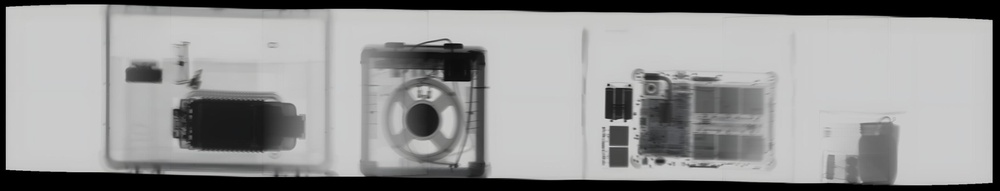
#> input picture xray.jpg, 1000 x 191 px, shrunk from 2942 x 562 before the run
$ jupyter execute TrabalhoPDI.ipynb
#> lines starting #> are read from the running program, lines starting #| are printed output that depends on the picture; after the words box and inside, x2 and y2 are one past the last pixel; in counts of white or black regions, pixels touching at a corner belong together
[cell 1]
import numpy as np
import matplotlib.pyplot as plt
from skimage import io, color, exposure, morphology
from skimage.filters import threshold_otsu, gaussian
from skimage.morphology import opening, closing, remove_small_objects, disk
from skimage.measure import label, regionprops
from scipy.ndimage import distance_transform_edt
from skimage.util import img_as_ubyte

# Função para exibir a imagem
def show_images(images, titles, cmap='gray'):
    n = len(images)
    cols = 4  # Definindo um número fixo de colunas para a grade
    rows = (n + cols - 1) // cols  # Calculando o número de linhas necessário
    plt.figure(figsize=(15, 5 * rows))

    for i, (image, title) in enumerate(zip(images, titles)):
        plt.subplot(rows, cols, i + 1)
        plt.imshow(image, cmap=cmap)
        plt.title(title)
        plt.axis('off')

    plt.tight_layout()
    plt.show()

# Função para calcular o raio automaticamente baseado na distância entre os objetos
def calcular_raio_por_distancia(binary_image):
    # Aplica a transformada da distância na imagem binária
    distance = distance_transform_edt(binary_image)

    # Calcula o valor máximo da distância (maior distância ao fundo)
    max_distance = np.max(distance)

    # Usa uma fração da maior distância para definir o raio dos elementos estruturantes
    raio_abertura = max_distance * 0.08 # 8% da maior distância para abertura
    raio_fechamento = max_distance * 0.20  # 20% da maior distância para fechamento

    return int(np.clip(raio_abertura, 1, 20)), int(np.clip(raio_fechamento, 1, 20))

# Carregar a imagem
image_path = 'xray.jpg'
image = io.imread(image_path)
#> image is the input picture: shape (191, 1000, 3); mean R, G, B 149.2, 149.4, 149.2

# Converter a imagem para escala de cinza
image_gray = color.rgb2gray(image, channel_axis=-1)

# Aplicar filtro Gaussiano
gaussian_filtered = gaussian(image_gray, sigma=1)

# Equalizar o histograma da imagem
image_equalized = exposure.equalize_hist(gaussian_filtered)
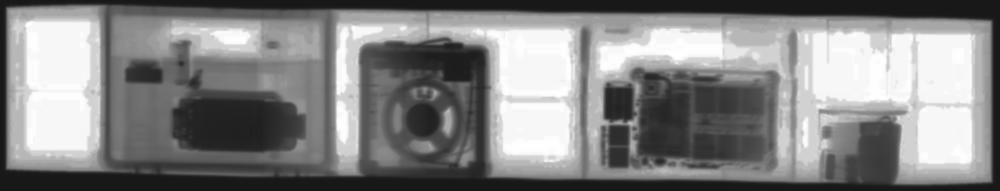
#> image_equalized: shape (191, 1000) float64; min 0.0948, max 1, mean 0.524

# Calcular o limiar usando o método de Otsu
thresh = threshold_otsu(image_equalized)
#> thresh = 0.542

# Binarizar a imagem usando o limiar calculado
b2 = image_equalized < thresh
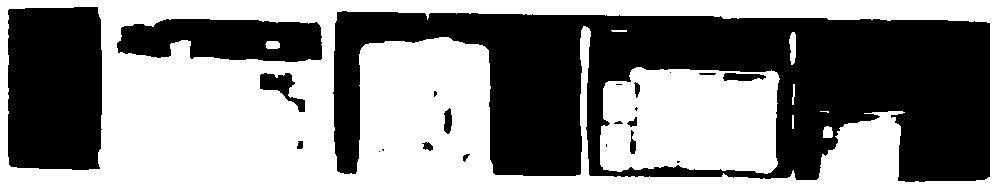
#> b2: shape (191, 1000) bool; 53.6% white; 22 black regions (9 under 20 px), largest, box (x1, y1, x2, y2) and area: (333, 11, 990, 182) 65111, (8, 7, 102, 170) 14900, (117, 19, 322, 62) 7002
b1 = image_equalized > threshold_otsu(b2 * image_equalized)
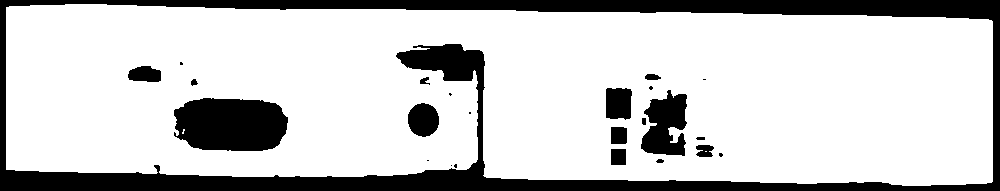
#> b1: shape (191, 1000) bool; 79.6% white; 24 black regions (9 under 20 px), largest, box (x1, y1, x2, y2) and area: (0, 0, 1000, 191) 28766, (174, 98, 288, 151) 5125, (641, 90, 687, 156) 2071
binary_image = b1 * b2
#> binary_image: shape (191, 1000) bool; 33.3% white; 11 white regions (3 under 20 px), largest, box (x1, y1, x2, y2) and area: (6, 4, 993, 186) 50143, (600, 67, 780, 174) 12851, (789, 32, 796, 65) 180


# Calcula o raio automaticamente usando a transformada da distância
raio_abertura, raio_fechamento = calcular_raio_por_distancia(binary_image)
#> in calcular_raio_por_distancia, `distance = distance_transform_edt(binary_image)`:
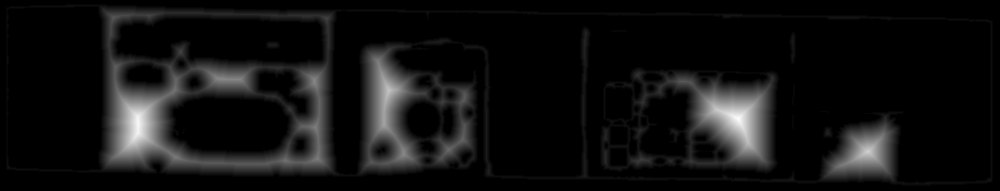
#> distance: shape (191, 1000) float64; min 0, max 38, mean 2.6; drawn with min black and max white
#> in calcular_raio_por_distancia, `max_distance = np.max(distance)`: max_distance = 38
#> in calcular_raio_por_distancia, `raio_abertura = max_distance * 0.08`: raio_abertura = 3.04
#> in calcular_raio_por_distancia, `raio_fechamento = max_distance * 0.20`: raio_fechamento = 7.6
#> raio_abertura = 3; raio_fechamento = 7

# Cria os elementos estruturantes com os raios calculados
oelem = disk(raio_abertura)  # Elemento para abertura
celem = disk(raio_fechamento)  # Elemento para fechamento

# Aplicar a operação de abertura
opened_image = opening(binary_image, oelem)
#> opened_image: shape (191, 1000) bool; 29.2% white; 21 white regions, largest, box (x1, y1, x2, y2) and area: (98, 4, 339, 177) 25751, (356, 41, 478, 177) 11732, (621, 67, 780, 174) 10316

# Aplicar a operação de fechamento
closed_image = closing(opened_image, celem)
#> closed_image: shape (191, 1000) bool; 31.2% white; 9 white regions, largest, box (x1, y1, x2, y2) and area: (98, 0, 339, 177) 27215, (356, 41, 494, 178) 13342, (579, 67, 780, 181) 13300

# Remover pequenos objetos
cleaned_image = remove_small_objects(closed_image, min_size=10000)
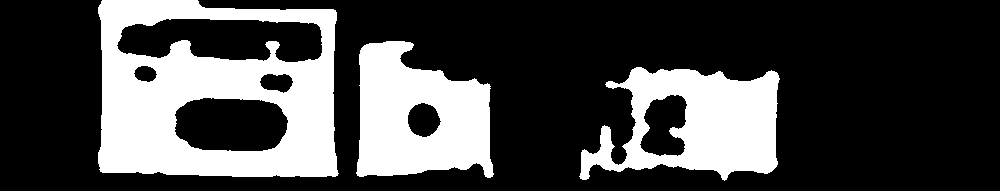
#> cleaned_image: shape (191, 1000) bool; 28.2% white; 3 white regions, box (x1, y1, x2, y2) and area: (98, 0, 339, 177) 27215, (356, 41, 494, 178) 13342, (579, 67, 780, 181) 13300

# Converter para formato uint8 para exibição
binary_image_uint8 = img_as_ubyte(binary_image)
opened_image_uint8 = img_as_ubyte(opened_image)
closed_image_uint8 = img_as_ubyte(closed_image)
cleaned_image_uint8 = img_as_ubyte(cleaned_image)

# Exibir as imagens
show_images(
    [image_gray, gaussian_filtered, image_equalized, binary_image_uint8,
     opened_image_uint8, closed_image_uint8, cleaned_image_uint8],
    ['Imagem Cinza', 'Gaussian', 'Imagem Equalizada', 'Imagem Binarizada',
     'Abertura', 'Fechamento', 'Objetos Removidos']
)
#> in show_images, `rows = (n + cols - 1) // cols`: rows = 2
#> the loop in show_images, `for i, (image, title) in enumerate(zip(images, titles)):` made 7 passes
#> title on passes 1 to 7: 'Imagem Cinza', 'Gaussian', 'Imagem Equalizada', 'Imagem Binarizada', 'Abertura', 'Fechamento', 'Objetos Removidos'

[cell 2]
# Segmentação
def segmentation(binary_image):
    labels = np.zeros(binary_image.shape)

    n_lines = binary_image.shape[0]
#> n_lines = 191
    n_columns = binary_image.shape[1]
#> n_columns = 1000

    for l in range(n_lines):
        for c in range(n_columns):
            if binary_image[l,c] == 0:
                labels[l,c] = 0
                continue


            viz1 = labels[l-1, c] if l > 0 else 0  # Vizinho de cima
            viz2 = labels[l-1, c-1] if l > 0 and c > 0 else 0  # Vizinho diagonal esquerda acima \
            viz3 = labels[l, c-1] if c > 0 else 0  # Vizinho da esquerda
            viz4 = labels[l-1, c+1] if l > 0 and c < n_columns - 1 else 0  # Vizinho diagonal direita acima /


            neighs = {viz1, viz2, viz3, viz4}
            neighs.discard(0) #remove elementos 0 (pixels invalidos) do conjunto

            neights_list = list(neighs) #coverte o objeto neighs iteravél em uma lista

            if (len(neights_list) == 0): #se não tiver nenhum vizinho rotulado, cria um novo rotulo
                 labels[l, c] = np.max(labels) + 1

            elif (len(neights_list) == 1):
                labels[l,c] = neights_list[0]
            else:
                min_neigh = min(neighs) #com mais de um vizinho rotulado, pega o menor rotulo, e atribui ao pixel e seus vizinhos
                for neigh in neighs:
                    labels[labels == neigh] = min_neigh
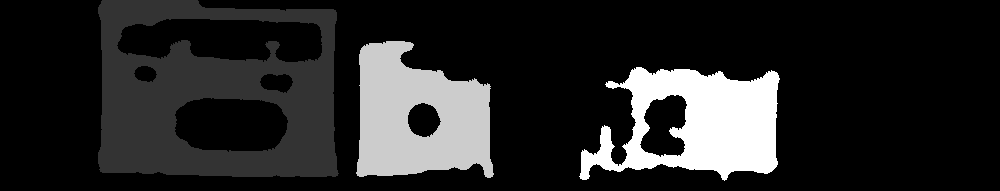
#> labels: shape (191, 1000) float64; min 0, max 5, mean 0.769; drawn with min black and max white

    return labels

segm = segmentation(cleaned_image_uint8)

[cell 3]
# Exibir a imagem rotulada
plt.figure(figsize=(10, 10))
plt.imshow(segm, cmap='jet')
plt.colorbar()
plt.title('Matriz de Rótulos')
plt.axis('off')
plt.show()
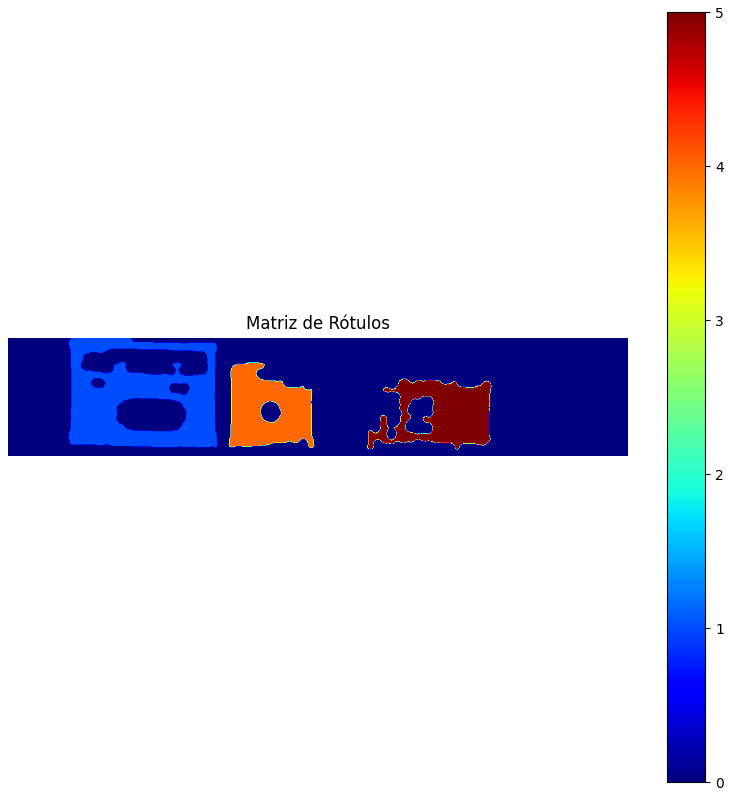
#> figure drawn by matplotlib, 2 panels

[cell 4]
import os
from skimage.io import imsave

# Verificar se o diretório 'output' existe, caso contrário, criá-lo
output_dir = 'resultados'
if not os.path.exists(output_dir):
    os.makedirs(output_dir)

# Extrair e salvar imagens
regions = np.unique(segm)[1:]  # Ignora o fundo (índice 0)
#> regions = [1, 4, 5]
print(regions)
#| [1. 4. 5.]
num_regions = len(regions)
#> num_regions = 3
fig, axes = plt.subplots(1, num_regions, figsize=(15, 5))

for i, region in enumerate(regions):
    coords = np.argwhere(segm == region)

    # Verificar se coords está vazio
    if coords.size == 0:
        continue

    min_x, min_y = np.min(coords, axis=0)
    max_x, max_y = np.max(coords, axis=0)

    # Verificar se os limites são válidos
    if min_x < max_x and min_y < max_y:
        region_image = image[min_x:max_x, min_y:max_y]

        # Salvar a imagem da região
        imsave(f"{output_dir}/object_{i+1}.png", region_image)

        axes[i].imshow(region_image)
        axes[i].set_title(f'Objeto {i+1}')
        axes[i].axis('off')
#> this loop made 3 passes
#> (region, min_x, min_y, max_x, max_y) on passes 1 to 3: (1, 0, 98, 176, 338), (4, 41, 356, 177, 493), (5, 67, 579, 180, 779)
#> pass 1, `region_image = image[min_x:max_x, min_y:max_y]`:
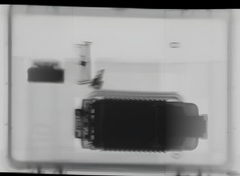
#> region_image: shape (176, 240, 3); mean R, G, B 148.4, 148.5, 148.3
#> pass 2, `region_image = image[min_x:max_x, min_y:max_y]`:
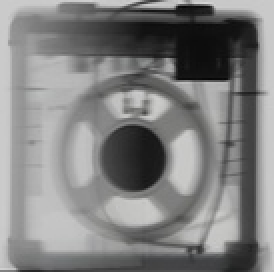
#> region_image: shape (136, 137, 3) (shown 2 times larger); mean R, G, B 128.4, 128.5, 128.2
#> pass 3, `region_image = image[min_x:max_x, min_y:max_y]`:
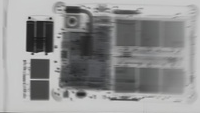
#> region_image: shape (113, 200, 3); mean R, G, B 143.1, 143.4, 143.4

plt.tight_layout()
plt.show()
